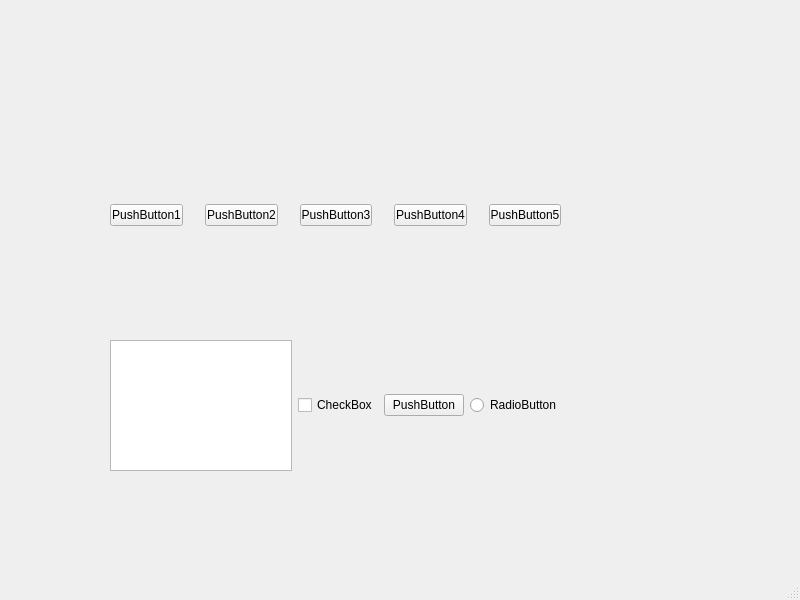
<?xml version="1.0" encoding="UTF-8"?>
<ui version="4.0">
 <class>MainWindow</class>
 <widget class="QMainWindow" name="MainWindow">
  <property name="geometry">
   <rect>
    <x>0</x>
    <y>0</y>
    <width>800</width>
    <height>600</height>
   </rect>
  </property>
  <property name="windowTitle">
   <string>MainWindow</string>
  </property>
  <widget class="QWidget" name="centralwidget">
   <widget class="QWidget" name="horizontalLayoutWidget">
    <property name="geometry">
     <rect>
      <x>110</x>
      <y>340</y>
      <width>451</width>
      <height>131</height>
     </rect>
    </property>
    <layout class="QHBoxLayout" name="horizontalLayout_2">
     <item>
      <widget class="QTextEdit" name="textEdit"/>
     </item>
     <item>
      <widget class="QCheckBox" name="checkBox">
       <property name="text">
        <string>CheckBox</string>
       </property>
      </widget>
     </item>
     <item>
      <widget class="QPushButton" name="pushButton_6">
       <property name="text">
        <string>PushButton</string>
       </property>
      </widget>
     </item>
     <item>
      <widget class="QRadioButton" name="radioButton">
       <property name="text">
        <string>RadioButton</string>
       </property>
      </widget>
     </item>
    </layout>
   </widget>
   <widget class="QWidget" name="">
    <property name="geometry">
     <rect>
      <x>110</x>
      <y>150</y>
      <width>451</width>
      <height>131</height>
     </rect>
    </property>
    <layout class="QHBoxLayout" name="horizontalLayout">
     <property name="spacing">
      <number>22</number>
     </property>
     <item>
      <widget class="QPushButton" name="pushButton">
       <property name="text">
        <string>PushButton1</string>
       </property>
      </widget>
     </item>
     <item>
      <widget class="QPushButton" name="pushButton_2">
       <property name="text">
        <string>PushButton2</string>
       </property>
      </widget>
     </item>
     <item>
      <widget class="QPushButton" name="pushButton_3">
       <property name="text">
        <string>PushButton3</string>
       </property>
      </widget>
     </item>
     <item>
      <widget class="QPushButton" name="pushButton_4">
       <property name="text">
        <string>PushButton4</string>
       </property>
      </widget>
     </item>
     <item>
      <widget class="QPushButton" name="pushButton_5">
       <property name="text">
        <string>PushButton5</string>
       </property>
      </widget>
     </item>
    </layout>
   </widget>
  </widget>
  <widget class="QMenuBar" name="menubar">
   <property name="geometry">
    <rect>
     <x>0</x>
     <y>0</y>
     <width>800</width>
     <height>23</height>
    </rect>
   </property>
  </widget>
  <widget class="QStatusBar" name="statusbar"/>
 </widget>
 <resources/>
 <connections/>
</ui>
